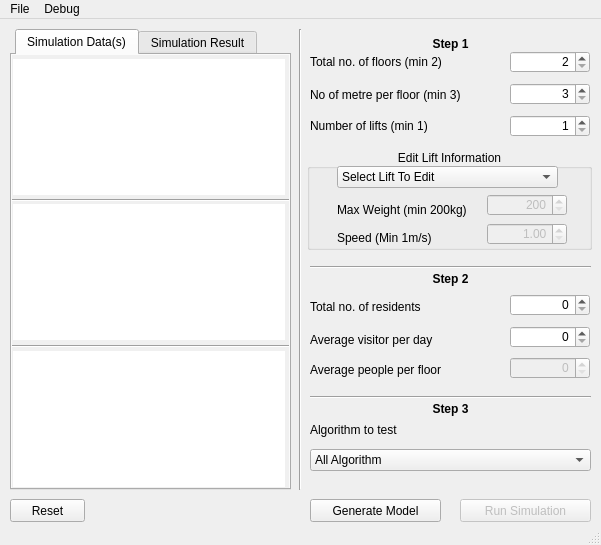
<?xml version="1.0" encoding="UTF-8"?>
<ui version="4.0">
 <class>MainWindow</class>
 <widget class="QMainWindow" name="MainWindow">
  <property name="geometry">
   <rect>
    <x>0</x>
    <y>0</y>
    <width>601</width>
    <height>545</height>
   </rect>
  </property>
  <property name="sizePolicy">
   <sizepolicy hsizetype="Fixed" vsizetype="Fixed">
    <horstretch>0</horstretch>
    <verstretch>0</verstretch>
   </sizepolicy>
  </property>
  <property name="minimumSize">
   <size>
    <width>601</width>
    <height>545</height>
   </size>
  </property>
  <property name="maximumSize">
   <size>
    <width>601</width>
    <height>545</height>
   </size>
  </property>
  <property name="mouseTracking">
   <bool>false</bool>
  </property>
  <property name="windowTitle">
   <string>L.E.V.A.X - A Lift Simulator System (SS14-4G)</string>
  </property>
  <property name="styleSheet">
   <string notr="true"/>
  </property>
  <widget class="QWidget" name="centralWidget">
   <widget class="Line" name="line">
    <property name="geometry">
     <rect>
      <x>310</x>
      <y>370</y>
      <width>281</width>
      <height>16</height>
     </rect>
    </property>
    <property name="orientation">
     <enum>Qt::Horizontal</enum>
    </property>
   </widget>
   <widget class="QLabel" name="avgHumanLabel">
    <property name="geometry">
     <rect>
      <x>310</x>
      <y>340</y>
      <width>191</width>
      <height>21</height>
     </rect>
    </property>
    <property name="text">
     <string>Average people per floor</string>
    </property>
   </widget>
   <widget class="QSpinBox" name="humanTotalSpinBox">
    <property name="enabled">
     <bool>true</bool>
    </property>
    <property name="geometry">
     <rect>
      <x>510</x>
      <y>275</y>
      <width>80</width>
      <height>22</height>
     </rect>
    </property>
    <property name="toolTip">
     <string>Not including visitors</string>
    </property>
    <property name="toolTipDuration">
     <number>0</number>
    </property>
    <property name="alignment">
     <set>Qt::AlignRight|Qt::AlignTrailing|Qt::AlignVCenter</set>
    </property>
    <property name="accelerated">
     <bool>true</bool>
    </property>
    <property name="maximum">
     <number>1000</number>
    </property>
   </widget>
   <widget class="QSpinBox" name="humanVisitorSpinBox">
    <property name="enabled">
     <bool>true</bool>
    </property>
    <property name="geometry">
     <rect>
      <x>510</x>
      <y>307</y>
      <width>80</width>
      <height>22</height>
     </rect>
    </property>
    <property name="toolTip">
     <string/>
    </property>
    <property name="alignment">
     <set>Qt::AlignRight|Qt::AlignTrailing|Qt::AlignVCenter</set>
    </property>
    <property name="accelerated">
     <bool>true</bool>
    </property>
    <property name="maximum">
     <number>500</number>
    </property>
   </widget>
   <widget class="QSpinBox" name="humanAvgSpinBox">
    <property name="enabled">
     <bool>false</bool>
    </property>
    <property name="geometry">
     <rect>
      <x>510</x>
      <y>338</y>
      <width>80</width>
      <height>22</height>
     </rect>
    </property>
    <property name="toolTip">
     <string>Value will be set automatically. Total no of residents / Total no of floors</string>
    </property>
    <property name="toolTipDuration">
     <number>0</number>
    </property>
    <property name="alignment">
     <set>Qt::AlignRight|Qt::AlignTrailing|Qt::AlignVCenter</set>
    </property>
    <property name="maximum">
     <number>1500</number>
    </property>
   </widget>
   <widget class="QLabel" name="algoLabel">
    <property name="geometry">
     <rect>
      <x>310</x>
      <y>400</y>
      <width>271</width>
      <height>21</height>
     </rect>
    </property>
    <property name="text">
     <string>Algorithm to test</string>
    </property>
   </widget>
   <widget class="QPushButton" name="resetBtn">
    <property name="geometry">
     <rect>
      <x>10</x>
      <y>480</y>
      <width>75</width>
      <height>23</height>
     </rect>
    </property>
    <property name="text">
     <string>Reset</string>
    </property>
   </widget>
   <widget class="QLabel" name="humanTotalLabel">
    <property name="geometry">
     <rect>
      <x>310</x>
      <y>277</y>
      <width>191</width>
      <height>21</height>
     </rect>
    </property>
    <property name="text">
     <string>Total no. of residents</string>
    </property>
   </widget>
   <widget class="QComboBox" name="algoCombo">
    <property name="geometry">
     <rect>
      <x>310</x>
      <y>430</y>
      <width>281</width>
      <height>22</height>
     </rect>
    </property>
    <item>
     <property name="text">
      <string>All Algorithm</string>
     </property>
    </item>
    <item>
     <property name="text">
      <string>Nearest Car (NC)</string>
     </property>
    </item>
    <item>
     <property name="text">
      <string>Fixed Sectoring Common Sector System (FSO)</string>
     </property>
    </item>
    <item>
     <property name="text">
      <string>Fixed Sectoring Priority Timed System (FS4)</string>
     </property>
    </item>
    <item>
     <property name="text">
      <string>Dynamic Sectoring System (DS)</string>
     </property>
    </item>
   </widget>
   <widget class="Line" name="line_4">
    <property name="geometry">
     <rect>
      <x>290</x>
      <y>10</y>
      <width>20</width>
      <height>461</height>
     </rect>
    </property>
    <property name="orientation">
     <enum>Qt::Vertical</enum>
    </property>
   </widget>
   <widget class="QPushButton" name="runBtn">
    <property name="enabled">
     <bool>false</bool>
    </property>
    <property name="geometry">
     <rect>
      <x>460</x>
      <y>480</y>
      <width>131</width>
      <height>23</height>
     </rect>
    </property>
    <property name="text">
     <string>Run Simulation</string>
    </property>
    <property name="icon">
     <iconset resource="rsc.qrc">
      <normaloff>:/Images/Images/run.ico</normaloff>:/Images/Images/run.ico</iconset>
    </property>
    <property name="iconSize">
     <size>
      <width>14</width>
      <height>14</height>
     </size>
    </property>
   </widget>
   <widget class="QLabel" name="humanTotalLabel_3">
    <property name="geometry">
     <rect>
      <x>310</x>
      <y>310</y>
      <width>191</width>
      <height>21</height>
     </rect>
    </property>
    <property name="text">
     <string>Average visitor per day</string>
    </property>
   </widget>
   <widget class="QTabWidget" name="tabWidget">
    <property name="geometry">
     <rect>
      <x>10</x>
      <y>10</y>
      <width>281</width>
      <height>461</height>
     </rect>
    </property>
    <property name="autoFillBackground">
     <bool>false</bool>
    </property>
    <property name="styleSheet">
     <string notr="true">#tab {
	background-color:#f0f0f0;
}

#tab_2 {
	background-color:#f0f0f0;
}

QTabWidget::tab-bar {
	left: 5px;
}

#inputSummaryBox {
	border: 0px;
}

#inputSummaryBox_2 {
	border: 0px;
}

#inputSummaryBox_3 {
	border: 0px;
}

#outputBox {
	border: 0px;
}</string>
    </property>
    <property name="tabPosition">
     <enum>QTabWidget::North</enum>
    </property>
    <property name="tabShape">
     <enum>QTabWidget::Rounded</enum>
    </property>
    <property name="currentIndex">
     <number>0</number>
    </property>
    <property name="documentMode">
     <bool>false</bool>
    </property>
    <widget class="QWidget" name="tab">
     <attribute name="title">
      <string>Simulation Data(s)</string>
     </attribute>
     <widget class="QTextBrowser" name="inputSummaryBox">
      <property name="geometry">
       <rect>
        <x>1</x>
        <y>4</y>
        <width>272</width>
        <height>136</height>
       </rect>
      </property>
      <property name="lineWidth">
       <number>0</number>
      </property>
      <property name="sizeAdjustPolicy">
       <enum>QAbstractScrollArea::AdjustIgnored</enum>
      </property>
      <property name="undoRedoEnabled">
       <bool>true</bool>
      </property>
      <property name="textInteractionFlags">
       <set>Qt::TextSelectableByMouse</set>
      </property>
      <property name="placeholderText">
       <string/>
      </property>
     </widget>
     <widget class="QTextBrowser" name="inputSummaryBox_2">
      <property name="geometry">
       <rect>
        <x>1</x>
        <y>149</y>
        <width>272</width>
        <height>136</height>
       </rect>
      </property>
      <property name="lineWidth">
       <number>0</number>
      </property>
      <property name="sizeAdjustPolicy">
       <enum>QAbstractScrollArea::AdjustIgnored</enum>
      </property>
      <property name="undoRedoEnabled">
       <bool>true</bool>
      </property>
      <property name="textInteractionFlags">
       <set>Qt::TextSelectableByMouse</set>
      </property>
      <property name="placeholderText">
       <string/>
      </property>
     </widget>
     <widget class="QTextBrowser" name="inputSummaryBox_3">
      <property name="geometry">
       <rect>
        <x>1</x>
        <y>296</y>
        <width>272</width>
        <height>136</height>
       </rect>
      </property>
      <property name="lineWidth">
       <number>0</number>
      </property>
      <property name="sizeAdjustPolicy">
       <enum>QAbstractScrollArea::AdjustIgnored</enum>
      </property>
      <property name="undoRedoEnabled">
       <bool>true</bool>
      </property>
      <property name="textInteractionFlags">
       <set>Qt::TextSelectableByMouse</set>
      </property>
      <property name="placeholderText">
       <string/>
      </property>
     </widget>
     <widget class="Line" name="line_5">
      <property name="geometry">
       <rect>
        <x>0</x>
        <y>137</y>
        <width>281</width>
        <height>16</height>
       </rect>
      </property>
      <property name="orientation">
       <enum>Qt::Horizontal</enum>
      </property>
     </widget>
     <widget class="Line" name="line_8">
      <property name="geometry">
       <rect>
        <x>0</x>
        <y>283</y>
        <width>281</width>
        <height>16</height>
       </rect>
      </property>
      <property name="orientation">
       <enum>Qt::Horizontal</enum>
      </property>
     </widget>
    </widget>
    <widget class="QWidget" name="tab_2">
     <attribute name="title">
      <string>Simulation Result</string>
     </attribute>
     <widget class="QTextBrowser" name="outputBox">
      <property name="geometry">
       <rect>
        <x>1</x>
        <y>4</y>
        <width>272</width>
        <height>428</height>
       </rect>
      </property>
      <property name="styleSheet">
       <string notr="true"/>
      </property>
      <property name="placeholderText">
       <string>Simulation Result</string>
      </property>
     </widget>
     <widget class="QPushButton" name="saveResultBtn">
      <property name="enabled">
       <bool>false</bool>
      </property>
      <property name="geometry">
       <rect>
        <x>169</x>
        <y>406</y>
        <width>101</width>
        <height>23</height>
       </rect>
      </property>
      <property name="text">
       <string>Save Result</string>
      </property>
     </widget>
    </widget>
   </widget>
   <widget class="Line" name="line_3">
    <property name="geometry">
     <rect>
      <x>310</x>
      <y>240</y>
      <width>281</width>
      <height>16</height>
     </rect>
    </property>
    <property name="orientation">
     <enum>Qt::Horizontal</enum>
    </property>
   </widget>
   <widget class="QLabel" name="totalFloorLabel">
    <property name="geometry">
     <rect>
      <x>310</x>
      <y>32</y>
      <width>191</width>
      <height>21</height>
     </rect>
    </property>
    <property name="text">
     <string>Total no. of floors (min 2)</string>
    </property>
   </widget>
   <widget class="QLabel" name="metrePerFloorLabel">
    <property name="geometry">
     <rect>
      <x>310</x>
      <y>65</y>
      <width>191</width>
      <height>21</height>
     </rect>
    </property>
    <property name="text">
     <string>No of metre per floor (min 3)</string>
    </property>
   </widget>
   <widget class="QSpinBox" name="totalFloorSpinBox">
    <property name="enabled">
     <bool>true</bool>
    </property>
    <property name="geometry">
     <rect>
      <x>510</x>
      <y>32</y>
      <width>80</width>
      <height>22</height>
     </rect>
    </property>
    <property name="toolTip">
     <string/>
    </property>
    <property name="toolTipDuration">
     <number>0</number>
    </property>
    <property name="alignment">
     <set>Qt::AlignRight|Qt::AlignTrailing|Qt::AlignVCenter</set>
    </property>
    <property name="accelerated">
     <bool>true</bool>
    </property>
    <property name="minimum">
     <number>2</number>
    </property>
    <property name="maximum">
     <number>90</number>
    </property>
    <property name="value">
     <number>2</number>
    </property>
   </widget>
   <widget class="QSpinBox" name="metreSpinBox">
    <property name="enabled">
     <bool>true</bool>
    </property>
    <property name="geometry">
     <rect>
      <x>510</x>
      <y>64</y>
      <width>80</width>
      <height>22</height>
     </rect>
    </property>
    <property name="toolTip">
     <string/>
    </property>
    <property name="toolTipDuration">
     <number>0</number>
    </property>
    <property name="alignment">
     <set>Qt::AlignRight|Qt::AlignTrailing|Qt::AlignVCenter</set>
    </property>
    <property name="accelerated">
     <bool>true</bool>
    </property>
    <property name="minimum">
     <number>3</number>
    </property>
    <property name="maximum">
     <number>6</number>
    </property>
    <property name="value">
     <number>3</number>
    </property>
    <property name="displayIntegerBase">
     <number>10</number>
    </property>
   </widget>
   <widget class="QLabel" name="totalLiftLabel">
    <property name="geometry">
     <rect>
      <x>310</x>
      <y>96</y>
      <width>191</width>
      <height>21</height>
     </rect>
    </property>
    <property name="text">
     <string>Number of lifts (min 1)</string>
    </property>
   </widget>
   <widget class="QSpinBox" name="totalLiftsSpinBox">
    <property name="enabled">
     <bool>true</bool>
    </property>
    <property name="geometry">
     <rect>
      <x>510</x>
      <y>96</y>
      <width>80</width>
      <height>22</height>
     </rect>
    </property>
    <property name="toolTip">
     <string/>
    </property>
    <property name="toolTipDuration">
     <number>0</number>
    </property>
    <property name="alignment">
     <set>Qt::AlignRight|Qt::AlignTrailing|Qt::AlignVCenter</set>
    </property>
    <property name="accelerated">
     <bool>true</bool>
    </property>
    <property name="minimum">
     <number>1</number>
    </property>
    <property name="maximum">
     <number>6</number>
    </property>
    <property name="value">
     <number>1</number>
    </property>
   </widget>
   <widget class="QGroupBox" name="groupBox">
    <property name="geometry">
     <rect>
      <x>307</x>
      <y>130</y>
      <width>285</width>
      <height>101</height>
     </rect>
    </property>
    <property name="title">
     <string>Edit Lift Information</string>
    </property>
    <property name="alignment">
     <set>Qt::AlignCenter</set>
    </property>
    <widget class="QComboBox" name="liftCombo">
     <property name="geometry">
      <rect>
       <x>30</x>
       <y>17</y>
       <width>221</width>
       <height>22</height>
      </rect>
     </property>
     <item>
      <property name="text">
       <string>Select Lift To Edit</string>
      </property>
     </item>
    </widget>
    <widget class="QLabel" name="maxWeightLabel">
     <property name="geometry">
      <rect>
       <x>30</x>
       <y>50</y>
       <width>151</width>
       <height>21</height>
      </rect>
     </property>
     <property name="text">
      <string>Max Weight (min 200kg)</string>
     </property>
    </widget>
    <widget class="QLabel" name="maxWeightLabel_2">
     <property name="geometry">
      <rect>
       <x>30</x>
       <y>78</y>
       <width>141</width>
       <height>21</height>
      </rect>
     </property>
     <property name="text">
      <string>Speed (Min 1m/s)</string>
     </property>
    </widget>
    <widget class="QSpinBox" name="maxWeightSpinBox">
     <property name="enabled">
      <bool>false</bool>
     </property>
     <property name="geometry">
      <rect>
       <x>180</x>
       <y>45</y>
       <width>80</width>
       <height>22</height>
      </rect>
     </property>
     <property name="toolTip">
      <string/>
     </property>
     <property name="toolTipDuration">
      <number>0</number>
     </property>
     <property name="alignment">
      <set>Qt::AlignRight|Qt::AlignTrailing|Qt::AlignVCenter</set>
     </property>
     <property name="minimum">
      <number>200</number>
     </property>
     <property name="maximum">
      <number>700</number>
     </property>
    </widget>
    <widget class="QDoubleSpinBox" name="maxSpeedDoubleSpinBox">
     <property name="enabled">
      <bool>false</bool>
     </property>
     <property name="geometry">
      <rect>
       <x>180</x>
       <y>74</y>
       <width>80</width>
       <height>22</height>
      </rect>
     </property>
     <property name="toolTip">
      <string/>
     </property>
     <property name="toolTipDuration">
      <number>0</number>
     </property>
     <property name="alignment">
      <set>Qt::AlignRight|Qt::AlignTrailing|Qt::AlignVCenter</set>
     </property>
     <property name="minimum">
      <double>1.000000000000000</double>
     </property>
     <property name="maximum">
      <double>10.000000000000000</double>
     </property>
     <property name="singleStep">
      <double>0.250000000000000</double>
     </property>
    </widget>
   </widget>
   <widget class="QLabel" name="label_1">
    <property name="geometry">
     <rect>
      <x>410</x>
      <y>15</y>
      <width>81</width>
      <height>20</height>
     </rect>
    </property>
    <property name="font">
     <font>
      <family>Segoe UI</family>
      <pointsize>9</pointsize>
      <weight>75</weight>
      <bold>true</bold>
     </font>
    </property>
    <property name="text">
     <string>Step 1</string>
    </property>
    <property name="alignment">
     <set>Qt::AlignCenter</set>
    </property>
   </widget>
   <widget class="QLabel" name="label_2">
    <property name="geometry">
     <rect>
      <x>410</x>
      <y>250</y>
      <width>81</width>
      <height>20</height>
     </rect>
    </property>
    <property name="font">
     <font>
      <family>Segoe UI</family>
      <pointsize>9</pointsize>
      <weight>75</weight>
      <bold>true</bold>
     </font>
    </property>
    <property name="text">
     <string>Step 2</string>
    </property>
    <property name="alignment">
     <set>Qt::AlignCenter</set>
    </property>
   </widget>
   <widget class="QLabel" name="label_3">
    <property name="geometry">
     <rect>
      <x>410</x>
      <y>380</y>
      <width>81</width>
      <height>20</height>
     </rect>
    </property>
    <property name="font">
     <font>
      <family>Segoe UI</family>
      <pointsize>9</pointsize>
      <weight>75</weight>
      <bold>true</bold>
     </font>
    </property>
    <property name="text">
     <string>Step 3</string>
    </property>
    <property name="alignment">
     <set>Qt::AlignCenter</set>
    </property>
   </widget>
   <widget class="QPushButton" name="applySettingBtn">
    <property name="geometry">
     <rect>
      <x>310</x>
      <y>480</y>
      <width>131</width>
      <height>23</height>
     </rect>
    </property>
    <property name="text">
     <string>Generate Model</string>
    </property>
   </widget>
  </widget>
  <widget class="QMenuBar" name="menuBar">
   <property name="geometry">
    <rect>
     <x>0</x>
     <y>0</y>
     <width>601</width>
     <height>21</height>
    </rect>
   </property>
   <widget class="QMenu" name="menuFile">
    <property name="title">
     <string>File</string>
    </property>
    <widget class="QMenu" name="menuImport_XML">
     <property name="title">
      <string>Import .XML</string>
     </property>
     <addaction name="actionBuilding_Model"/>
     <addaction name="actionHuman_Model"/>
    </widget>
    <widget class="QMenu" name="menuExport_XML">
     <property name="title">
      <string>Export .XML</string>
     </property>
     <addaction name="exportBuildingModel"/>
     <addaction name="exportHumanModel"/>
    </widget>
    <addaction name="separator"/>
    <addaction name="menuImport_XML"/>
    <addaction name="menuExport_XML"/>
    <addaction name="separator"/>
    <addaction name="actionHelp"/>
    <addaction name="actionExit"/>
   </widget>
   <widget class="QMenu" name="menuDebug">
    <property name="title">
     <string>Debug</string>
    </property>
    <addaction name="actionCheckObj"/>
   </widget>
   <addaction name="menuFile"/>
   <addaction name="menuDebug"/>
  </widget>
  <widget class="QStatusBar" name="statusBar"/>
  <action name="actionExit">
   <property name="text">
    <string>Exit</string>
   </property>
  </action>
  <action name="actionHelp">
   <property name="text">
    <string>Help</string>
   </property>
  </action>
  <action name="actionCheckObj">
   <property name="text">
    <string>Check Objects</string>
   </property>
  </action>
  <action name="actionBuilding_Model">
   <property name="text">
    <string>Building Model</string>
   </property>
  </action>
  <action name="actionHuman_Model">
   <property name="text">
    <string>Human Model</string>
   </property>
  </action>
  <action name="exportBuildingModel">
   <property name="enabled">
    <bool>false</bool>
   </property>
   <property name="text">
    <string>Building Model</string>
   </property>
  </action>
  <action name="exportHumanModel">
   <property name="enabled">
    <bool>false</bool>
   </property>
   <property name="text">
    <string>Human Model</string>
   </property>
  </action>
 </widget>
 <layoutdefault spacing="6" margin="11"/>
 <resources>
  <include location="rsc.qrc"/>
 </resources>
 <connections>
  <connection>
   <sender>actionExit</sender>
   <signal>triggered()</signal>
   <receiver>MainWindow</receiver>
   <slot>close()</slot>
   <hints>
    <hint type="sourcelabel">
     <x>-1</x>
     <y>-1</y>
    </hint>
    <hint type="destinationlabel">
     <x>199</x>
     <y>149</y>
    </hint>
   </hints>
  </connection>
 </connections>
</ui>
